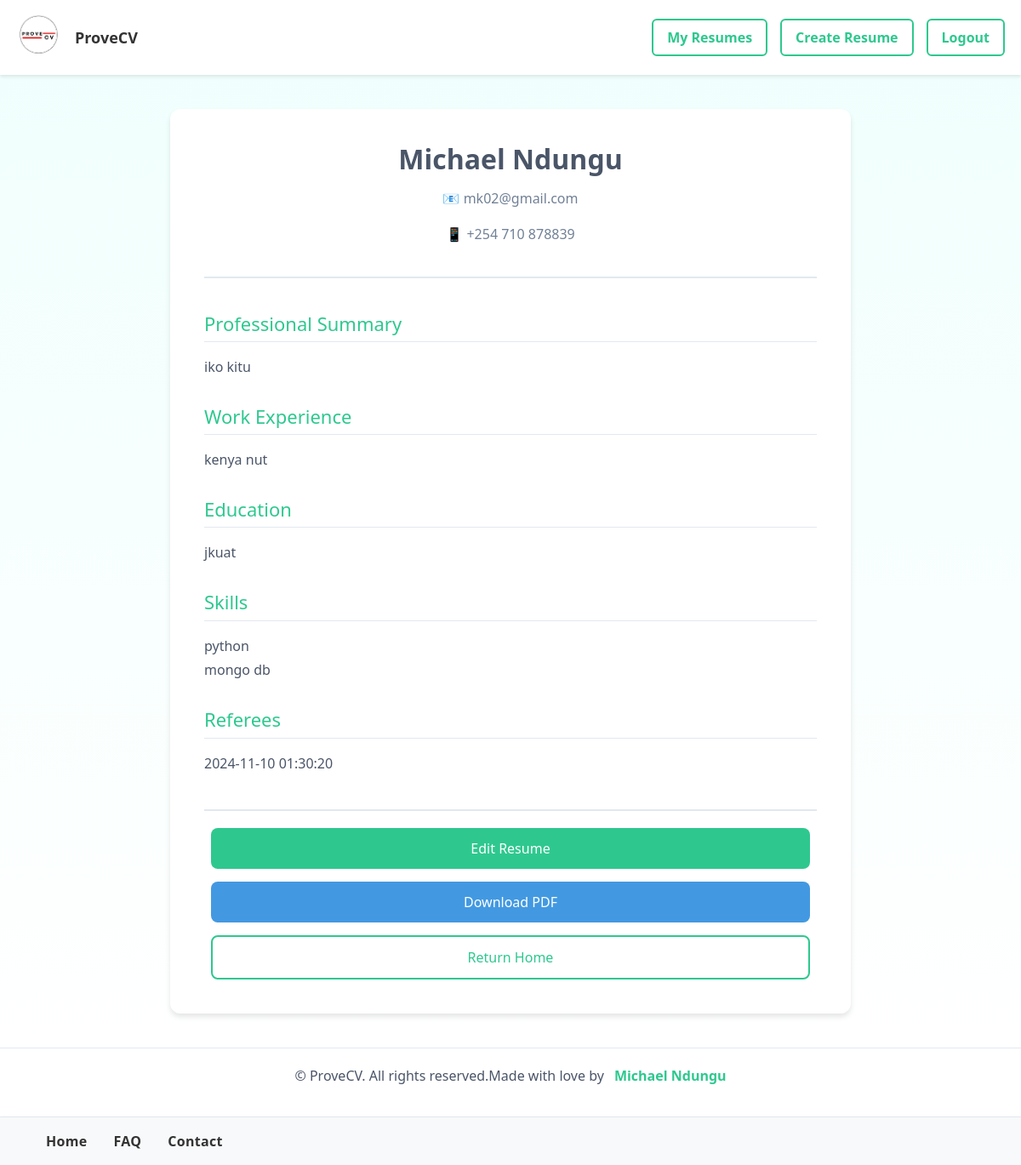
The app's page /view/12 (signed in) with its own data.
### tables this page shows
CREATE TABLE resumes (
            id INTEGER PRIMARY KEY AUTOINCREMENT,
            name TEXT NOT NULL,
            email TEXT NOT NULL,
            phone TEXT,
            summary TEXT,
            experience TEXT,
            education TEXT,
            skills TEXT,
            created_at TIMESTAMP DEFAULT CURRENT_TIMESTAMP,
            user_id INTEGER, referees TEXT,
            FOREIGN KEY (user_id) REFERENCES users (id)
        );

### prove/app.py (the view)
@app.route('/view/<int:id>')
@login_required
def view_resume(id):
    conn = sqlite3.connect('resumes.db')
    c = conn.cursor()
    c.execute('SELECT * FROM resumes WHERE id = ?', (id,))
    resume = c.fetchone()
    conn.close()
    if resume:
        return render_template('view.html', resume=resume)
    return 'Resume not found', 404

### prove/app.py (called while the page is built)
@login_manager.user_loader
def load_user(user_id):
    conn = sqlite3.connect('resumes.db')
    c = conn.cursor()
    c.execute('SELECT * FROM users WHERE id = ?', (user_id,))
    user = c.fetchone()
    conn.close()
    if user:
        return User(id=user[0], username=user[1], email=user[2], password_hash=user[3])
    return None

### prove/templates/view.html (shortened to what this page needs)
{% extends "base.html" %}
{% block content %}
<div class="view-container">
    <div class="resume-container">
        <div class="resume-header">
            <h1>{{ resume[1] }}</h1>
            <div class="contact-info">
                <p>📧 {{ resume[2] }}</p>
                <p>📱 {{ resume[3] }}</p>
            </div>
        </div>
        <div class="resume-section">
            <h2>Professional Summary</h2>
            <p>{{ resume[4] }}</p>
        </div>
        <div class="resume-section">
            <h2>Work Experience</h2>
            <p>{{ resume[5] }}</p>
        </div>
        <div class="resume-section">
            <h2>Education</h2>
            <p>{{ resume[6] }}</p>
        </div>
        <div class="resume-section">
            <h2>Skills</h2>
            <p>{{ resume[7] }}</p>
        </div>
        <div class="resume-section">
            <h2>Referees</h2>
            <p>{{ resume[8] }}</p>
        </div>
        <div class="action-buttons">
            <a href="{{ url_for('edit_resume', id=resume[0]) }}" class="btn btn-primary">Edit Resume</a>
            <a href="{{ url_for('download_resume', id=resume[0]) }}" class="btn btn-download">Download PDF</a>
            <a href="{{ url_for('index') }}" class="btn btn-secondary">Return Home</a>
        </div>
    </div>
</div>
{% endblock %}

### prove/static/style.css (style rules this page uses)
.btn { width: 100%; margin-top: 1rem; }
.btn { display: inline-block; padding: 0.8rem 1.5rem; margin: 0 0.5rem; border-radius: 5px; text-decoration: none; font-weight: bold; transition: all 0.3s ease; }
.btn-primary { background-color: #00ff91cc; color: white; }
.btn-secondary { background-color: #7ae25a; color: white; }
.action-buttons { margin-top: 2rem; display: flex; gap: 1rem; justify-content: center; flex-wrap: wrap; }
.action-buttons .btn { min-width: 120px; text-align: center; }
.btn-secondary { background-color: #6c757d; color: white; }
.btn { padding: 0.5rem 1rem; border-radius: 4px; text-decoration: none; font-weight: 500; transition: background-color 0.3s ease; }
.btn-primary { background-color: #2e942c; color: white; }

### prove/templates/view.html (style rules this page uses)
.view-container { min-height: 100vh; background: linear-gradient(to bottom, #f0fffd, #ffffff); padding: 40px 20px; }
.resume-container { background: white; max-width: 800px; margin: 0 auto; padding: 40px; border-radius: 12px; box-shadow: 0 4px 6px rgba(0, 0, 0, 0.1); }
.resume-header { text-align: center; margin-bottom: 40px; padding-bottom: 20px; border-bottom: 2px solid #e2e8f0; }
.resume-header h1 { font-size: 32px; color: #4a5568; margin-bottom: 15px; font-weight: 600; }
.contact-info { color: #718096; font-size: 16px; line-height: 1.6; }
.resume-section { margin-bottom: 30px; }
.resume-section h2 { color: #2EC88F; font-size: 22px; margin-bottom: 15px; padding-bottom: 8px; border-bottom: 1px solid #e2e8f0; }
.resume-section p { color: #4a5568; line-height: 1.8; font-size: 16px; white-space: pre-line; }
.action-buttons { display: flex; gap: 15px; justify-content: center; margin-top: 40px; padding-top: 20px; border-top: 2px solid #e2e8f0; }
.btn { padding: 12px 24px; border-radius: 8px; font-size: 16px; font-weight: 500; cursor: pointer; transition: all 0.2s; text-decoration: none; text-align: center; }
.btn-primary { background-color: #2EC88F; color: white; border: none; }
.btn-secondary { background-color: white; color: #2EC88F; border: 2px solid #2EC88F; }
.btn-download { background-color: #4299e1; color: white; border: none; }

### records on screen
resumes: name "Michael Ndungu", email "mk02@gmail.com", phone "+254 710 878839", summary "iko kitu", experience "kenya nut", education "jkuat", skills "python mongo db", created_at "2024-11-10 01:30:20"
